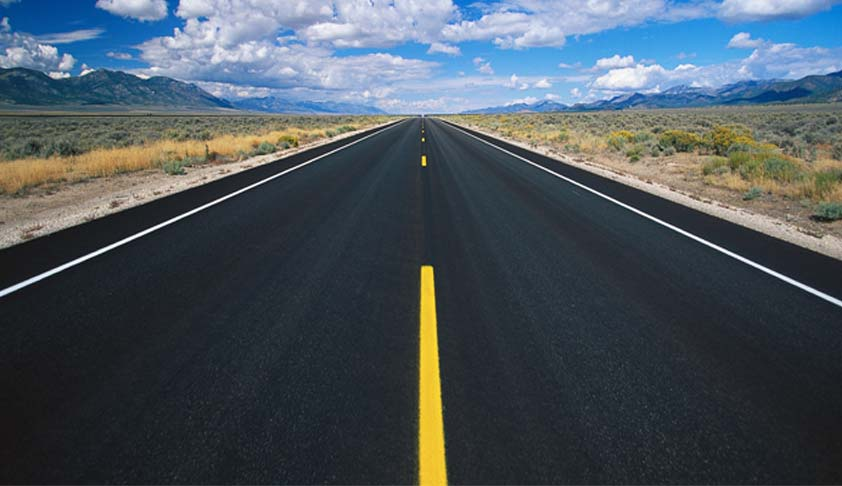
#> input picture workshop01/img0401.jpg, 842 x 486 px
$ python tut04.py
#> lines starting #> are read from the running program, lines starting #| are printed output that depends on the picture; after the words box and inside, x2 and y2 are one past the last pixel; in counts of white or black regions, pixels touching at a corner belong together
import cv2

img = cv2.imread('img0401.jpg')
#> img is the input picture: shape (486, 842, 3); mean B, G, R 92.4, 84, 73.5
binary = cv2.inRange(img, (39, 188, 231), (55, 206, 246))
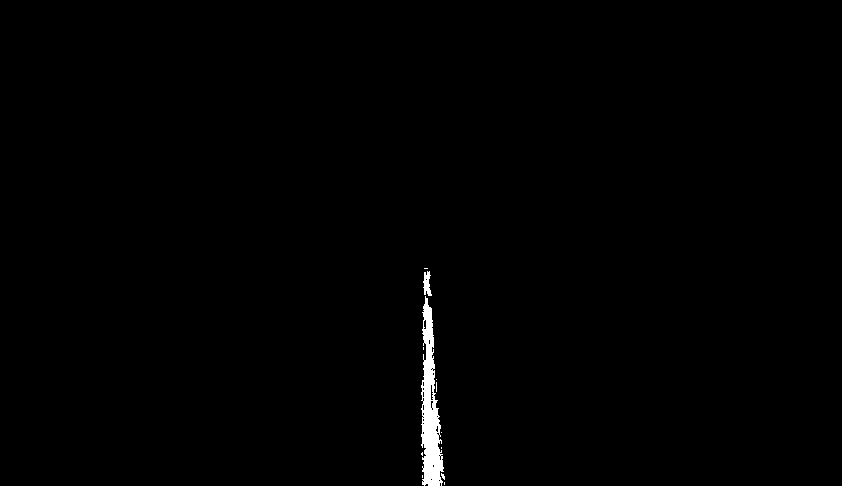
#> binary: shape (486, 842); 0.63% white; 12 white regions (10 under 20 px), largest, box (x1, y1, x2, y2) and area: (421, 296, 444, 486) 2397, (423, 271, 432, 296) 139
cv2.imshow('test', binary)
cv2.waitKey(0)
